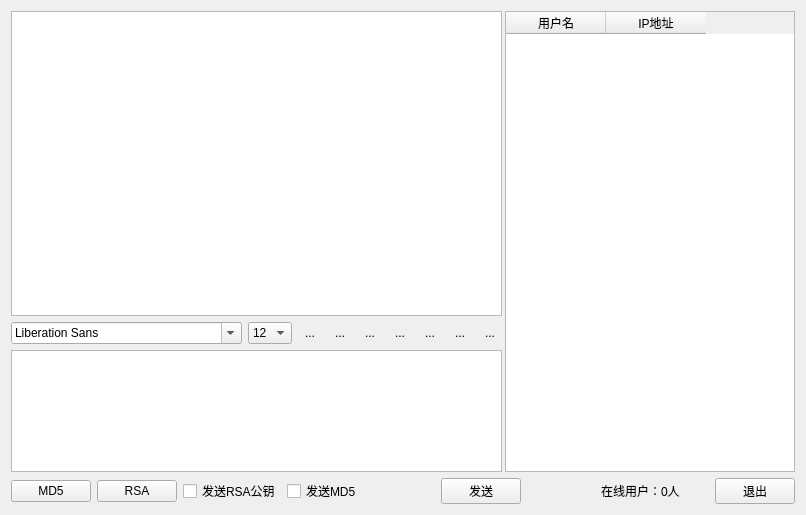
<?xml version="1.0" encoding="UTF-8"?>
<ui version="4.0">
 <class>Widget</class>
 <widget class="QWidget" name="Widget">
  <property name="geometry">
   <rect>
    <x>0</x>
    <y>0</y>
    <width>806</width>
    <height>515</height>
   </rect>
  </property>
  <layout class="QVBoxLayout" name="verticalLayout_2">
   <item>
    <layout class="QHBoxLayout" name="horizontalLayout_2">
     <property name="spacing">
      <number>3</number>
     </property>
     <item>
      <layout class="QVBoxLayout" name="verticalLayout" stretch="5,1,2">
       <item>
        <widget class="QTextBrowser" name="msgBrowser"/>
       </item>
       <item>
        <layout class="QHBoxLayout" name="horizontalLayout">
         <item>
          <widget class="QFontComboBox" name="fontCbx"/>
         </item>
         <item>
          <widget class="QComboBox" name="sizeCbx">
           <property name="currentIndex">
            <number>4</number>
           </property>
           <item>
            <property name="text">
             <string>8</string>
            </property>
           </item>
           <item>
            <property name="text">
             <string>9</string>
            </property>
           </item>
           <item>
            <property name="text">
             <string>10</string>
            </property>
           </item>
           <item>
            <property name="text">
             <string>11</string>
            </property>
           </item>
           <item>
            <property name="text">
             <string>12</string>
            </property>
           </item>
           <item>
            <property name="text">
             <string>13</string>
            </property>
           </item>
           <item>
            <property name="text">
             <string>14</string>
            </property>
           </item>
           <item>
            <property name="text">
             <string>15</string>
            </property>
           </item>
           <item>
            <property name="text">
             <string>16</string>
            </property>
           </item>
           <item>
            <property name="text">
             <string>17</string>
            </property>
           </item>
           <item>
            <property name="text">
             <string>18</string>
            </property>
           </item>
           <item>
            <property name="text">
             <string>19</string>
            </property>
           </item>
           <item>
            <property name="text">
             <string>20</string>
            </property>
           </item>
           <item>
            <property name="text">
             <string>21</string>
            </property>
           </item>
           <item>
            <property name="text">
             <string>22</string>
            </property>
           </item>
          </widget>
         </item>
         <item>
          <widget class="QToolButton" name="boldTBtn">
           <property name="toolTip">
            <string>加粗</string>
           </property>
           <property name="text">
            <string>...</string>
           </property>
           <property name="icon">
            <iconset resource="images.qrc">
             <normaloff>:/images/bold.png</normaloff>:/images/bold.png</iconset>
           </property>
           <property name="iconSize">
            <size>
             <width>26</width>
             <height>26</height>
            </size>
           </property>
           <property name="checkable">
            <bool>true</bool>
           </property>
           <property name="autoRaise">
            <bool>true</bool>
           </property>
          </widget>
         </item>
         <item>
          <widget class="QToolButton" name="italicTBtn">
           <property name="toolTip">
            <string>倾斜</string>
           </property>
           <property name="text">
            <string>...</string>
           </property>
           <property name="icon">
            <iconset resource="images.qrc">
             <normaloff>:/images/italic.png</normaloff>:/images/italic.png</iconset>
           </property>
           <property name="iconSize">
            <size>
             <width>26</width>
             <height>26</height>
            </size>
           </property>
           <property name="checkable">
            <bool>true</bool>
           </property>
           <property name="autoRaise">
            <bool>true</bool>
           </property>
          </widget>
         </item>
         <item>
          <widget class="QToolButton" name="underlineTBtn">
           <property name="toolTip">
            <string>下划线</string>
           </property>
           <property name="text">
            <string>...</string>
           </property>
           <property name="icon">
            <iconset resource="images.qrc">
             <normaloff>:/images/under.png</normaloff>:/images/under.png</iconset>
           </property>
           <property name="iconSize">
            <size>
             <width>26</width>
             <height>26</height>
            </size>
           </property>
           <property name="checkable">
            <bool>true</bool>
           </property>
           <property name="autoRaise">
            <bool>true</bool>
           </property>
          </widget>
         </item>
         <item>
          <widget class="QToolButton" name="colorTBtn">
           <property name="toolTip">
            <string>更改字体颜色</string>
           </property>
           <property name="text">
            <string>...</string>
           </property>
           <property name="icon">
            <iconset resource="images.qrc">
             <normaloff>:/images/color.png</normaloff>:/images/color.png</iconset>
           </property>
           <property name="iconSize">
            <size>
             <width>26</width>
             <height>26</height>
            </size>
           </property>
           <property name="checkable">
            <bool>false</bool>
           </property>
           <property name="autoRaise">
            <bool>true</bool>
           </property>
          </widget>
         </item>
         <item>
          <widget class="QToolButton" name="sendTBtn">
           <property name="toolTip">
            <string>传输文件</string>
           </property>
           <property name="text">
            <string>...</string>
           </property>
           <property name="icon">
            <iconset resource="images.qrc">
             <normaloff>:/images/send.png</normaloff>:/images/send.png</iconset>
           </property>
           <property name="iconSize">
            <size>
             <width>26</width>
             <height>26</height>
            </size>
           </property>
           <property name="checkable">
            <bool>false</bool>
           </property>
           <property name="autoRaise">
            <bool>true</bool>
           </property>
          </widget>
         </item>
         <item>
          <widget class="QToolButton" name="saveTBtn">
           <property name="toolTip">
            <string>保存聊天记录</string>
           </property>
           <property name="text">
            <string>...</string>
           </property>
           <property name="icon">
            <iconset resource="images.qrc">
             <normaloff>:/images/save.png</normaloff>:/images/save.png</iconset>
           </property>
           <property name="iconSize">
            <size>
             <width>26</width>
             <height>26</height>
            </size>
           </property>
           <property name="checkable">
            <bool>false</bool>
           </property>
           <property name="autoRaise">
            <bool>true</bool>
           </property>
          </widget>
         </item>
         <item>
          <widget class="QToolButton" name="clearTBtn">
           <property name="toolTip">
            <string>清空聊天记录</string>
           </property>
           <property name="text">
            <string>...</string>
           </property>
           <property name="icon">
            <iconset resource="images.qrc">
             <normaloff>:/images/clear.png</normaloff>:/images/clear.png</iconset>
           </property>
           <property name="iconSize">
            <size>
             <width>26</width>
             <height>26</height>
            </size>
           </property>
           <property name="checkable">
            <bool>false</bool>
           </property>
           <property name="autoRaise">
            <bool>true</bool>
           </property>
          </widget>
         </item>
        </layout>
       </item>
       <item>
        <widget class="QTextEdit" name="msgTxtEdit"/>
       </item>
      </layout>
     </item>
     <item>
      <widget class="QTableWidget" name="usrTblWidget">
       <property name="selectionMode">
        <enum>QAbstractItemView::SingleSelection</enum>
       </property>
       <property name="selectionBehavior">
        <enum>QAbstractItemView::SelectRows</enum>
       </property>
       <property name="showGrid">
        <bool>false</bool>
       </property>
       <column>
        <property name="text">
         <string>用户名</string>
        </property>
       </column>
       <column>
        <property name="text">
         <string>IP地址</string>
        </property>
       </column>
      </widget>
     </item>
    </layout>
   </item>
   <item>
    <layout class="QHBoxLayout" name="horizontalLayout_3" stretch="0,0,0,0,5,2,5,3,2,2">
     <item>
      <widget class="QPushButton" name="pushButton_MD5">
       <property name="text">
        <string>MD5</string>
       </property>
      </widget>
     </item>
     <item>
      <widget class="QPushButton" name="pushButton_rsa">
       <property name="text">
        <string>RSA</string>
       </property>
      </widget>
     </item>
     <item>
      <widget class="QCheckBox" name="checkBox_RSA">
       <property name="text">
        <string>发送RSA公钥</string>
       </property>
      </widget>
     </item>
     <item>
      <widget class="QCheckBox" name="checkBox_MD5">
       <property name="text">
        <string>发送MD5</string>
       </property>
      </widget>
     </item>
     <item>
      <spacer name="horizontalSpacer">
       <property name="orientation">
        <enum>Qt::Horizontal</enum>
       </property>
       <property name="sizeHint" stdset="0">
        <size>
         <width>78</width>
         <height>20</height>
        </size>
       </property>
      </spacer>
     </item>
     <item>
      <widget class="QPushButton" name="sendBtn">
       <property name="text">
        <string>发送</string>
       </property>
      </widget>
     </item>
     <item>
      <spacer name="horizontalSpacer_2">
       <property name="orientation">
        <enum>Qt::Horizontal</enum>
       </property>
       <property name="sizeHint" stdset="0">
        <size>
         <width>188</width>
         <height>20</height>
        </size>
       </property>
      </spacer>
     </item>
     <item>
      <widget class="QLabel" name="usrNumLbl">
       <property name="text">
        <string>在线用户：0人</string>
       </property>
      </widget>
     </item>
     <item>
      <spacer name="horizontalSpacer_3">
       <property name="orientation">
        <enum>Qt::Horizontal</enum>
       </property>
       <property name="sizeHint" stdset="0">
        <size>
         <width>98</width>
         <height>20</height>
        </size>
       </property>
      </spacer>
     </item>
     <item>
      <widget class="QPushButton" name="exitBtn">
       <property name="text">
        <string>退出</string>
       </property>
      </widget>
     </item>
    </layout>
   </item>
  </layout>
 </widget>
 <layoutdefault spacing="6" margin="11"/>
 <resources>
  <include location="images.qrc"/>
 </resources>
 <connections/>
</ui>
